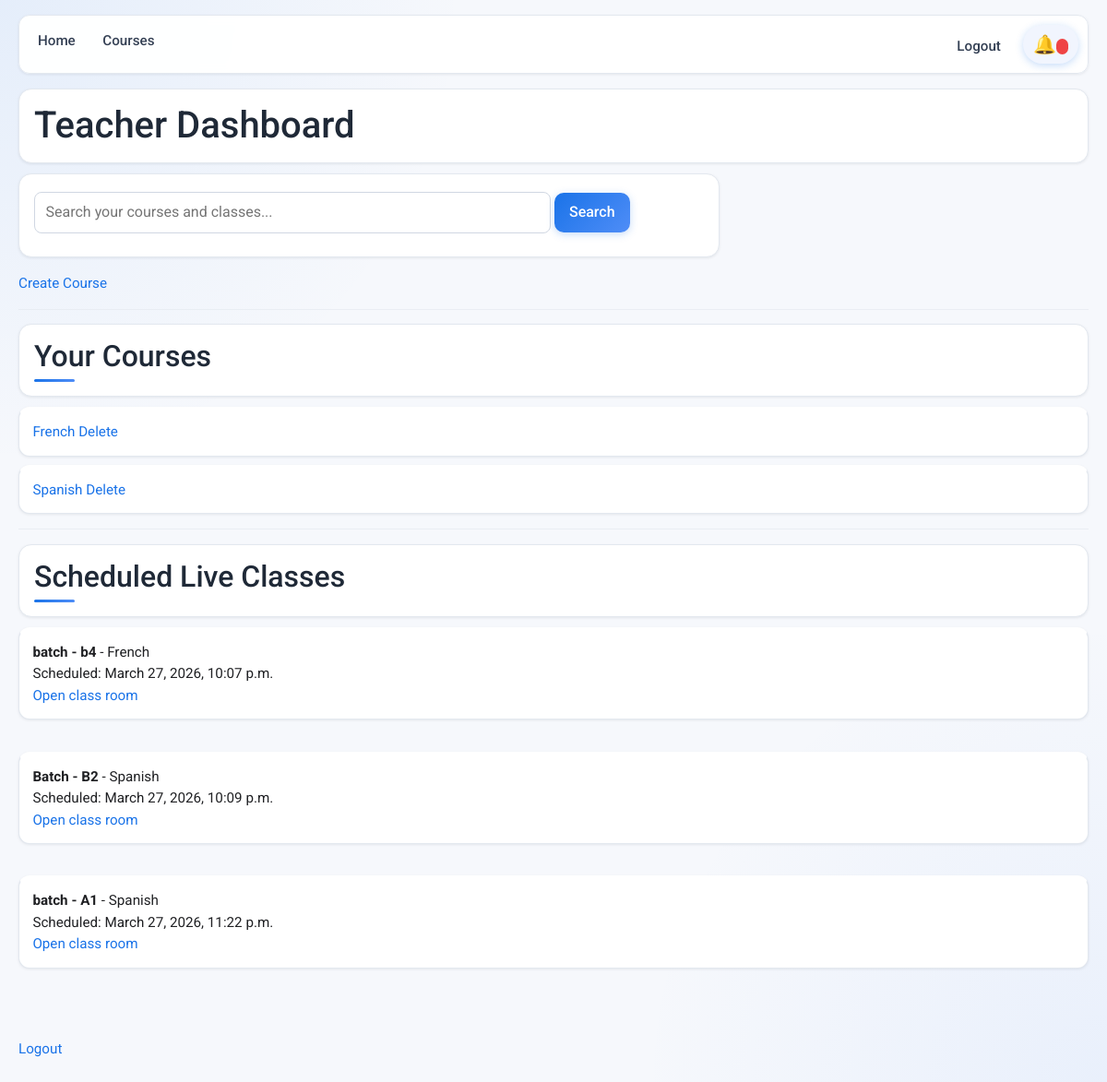
The page /teacher-dashboard/ (signed in) on the database its author committed.
### courses/models.py (models this page shows, shortened)
class Course(models.Model):
    title = models.CharField(max_length=200)
    description = models.TextField()
    course_code = models.CharField(max_length=20)
    created_by = models.ForeignKey(
        settings.AUTH_USER_MODEL,
        on_delete=models.CASCADE,
        limit_choices_to={'user_type': 'teacher'}
    )
    students = models.ManyToManyField(
        settings.AUTH_USER_MODEL,
        related_name='enrolled_courses',
        blank=True,
        limit_choices_to={'user_type': 'student'}
    )
    created_at = models.DateTimeField(auto_now_add=True)

class LiveClass(models.Model):
    course = models.ForeignKey(
        Course,
        on_delete=models.CASCADE,
        related_name="live_classes"
    )
    teacher = models.ForeignKey(
        settings.AUTH_USER_MODEL,
        on_delete=models.CASCADE,
        limit_choices_to={'user_type': 'teacher'}
    )
    title = models.CharField(max_length=200)
    scheduled_time = models.DateTimeField()
    room_name = models.CharField(max_length=200, unique=True, blank=True)

### users/views.py (the view)
# urls.py: path('teacher-dashboard/', views.teacher_dashboard, name='teacher_dashboard'),
@login_required
def teacher_dashboard(request):
    query = request.GET.get("q", "").strip()
    courses = Course.objects.filter(created_by=request.user).order_by("title")
    courses = _apply_word_search(
        courses,
        query,
        ["title", "description", "course_code"],
    )
    live_classes = list(
        LiveClass.objects.filter(course__in=courses)
        .select_related("course")
        .order_by("scheduled_time")
    )
    suggestions = _build_suggestions(courses, live_classes)
    return render(
        request,
        'teacher_dashboard.html',
        {
            'courses': courses,
            'live_classes': live_classes,
            'search_query': query,
            'search_suggestions': suggestions,
            'now': localtime(timezone.now()),
        },
    )

### users/views.py (called while the page is built, shortened)
def _apply_word_search(queryset, query, fields):
    if not query:
        return queryset

def _build_suggestions(courses, live_classes):
    suggestion_pool = []
    for course in courses:
        suggestion_pool.extend((course.title or "").split())
        suggestion_pool.extend((course.description or "").split())
        suggestion_pool.append(course.course_code or "")
    for live_class in live_classes:
        suggestion_pool.extend((live_class.title or "").split())
    suggestions = []
    seen = set()
    for token in suggestion_pool:
        cleaned = token.strip(".,!?()[]{}\"'").lower()
        if len(cleaned) < 2 or cleaned in seen:
            continue
        seen.add(cleaned)
        suggestions.append(cleaned)
    return sorted(suggestions)[:200]

### templates/teacher_dashboard.html (shortened to what this page needs)
{% extends "base.html" %}
{% block content %}
<h1>Teacher Dashboard</h1>
<form method="GET" style="margin-bottom: 16px;">
  <input
    type="text"
    name="q"
    value="{{ search_query }}"
    list="teacher-search-suggestions"
    placeholder="Search your courses and classes..."
    style="min-width: 320px;"
  />
  <button type="submit">Search</button>
</form>
<a href="{% url 'create_course' %}">Create Course</a>
<hr>
<h2>Your Courses</h2>
{% if courses %}
<ul>
  {% for course in courses %}
  <li>
    <a href="{% url 'course_detail' course.id %}"> {{ course.title }} </a>
    <a href="{% url 'delete_course' course.id %}">Delete</a>
  </li>
  {% endfor %}
</ul>
{% else %}
<p>No courses created yet.</p>
{% endif %}
<hr>
<h2>Scheduled Live Classes</h2>
{% if live_classes %}
<ul>
  {% for live_class in live_classes %}
    <li>
      <strong>{{ live_class.title }}</strong> - {{ live_class.course.title }}<br />
      Scheduled: {{ live_class.scheduled_time|date:"F j, Y, g:i a" }}<br />
      <a href="{% url 'join_live_class' live_class.id %}">Open class room</a>
    </li>
    <br />
  {% endfor %}
</ul>
{% else %}
<p>No live classes scheduled yet.</p>
{% endif %}
<br>
<a href="{% url 'logout' %}">Logout</a>
{% endblock %}

### users/static/css/theme.css (style rules this page uses)
:root { --app-bg: #f6f8fc; --app-card: #ffffff; --app-text: #202124; --app-muted: #5f6368; --app-border: #e3e8ef; --app-primary: #1a73e8; --app-primary-dark: #185abc; --app-shadow-soft: 0 1px 3px rgba(15, 23, 42, 0.08); --app-shadow-hover: 0 10px 20px rgba(30, 64, 175, 0.12); --app-radius: 14px; --app-gradient: linear-gradient(135deg, #1a73e8 0%, #4f8df7 100%); }
body { background: radial-gradient(circle at 0% 0%, rgba(26, 115, 232, 0.08), transparent 30%), radial-gradient(circle at 100% 100%, rgba(79, 141, 247, 0.08), transparent 30%), var(--app-bg); color: var(--app-text); font-family: "Roboto", "Segoe UI", Tahoma, Geneva, Verdana, sans-serif; margin: 0; padding: 16px 20px 28px; line-height: 1.55; animation: fadeSlideIn 0.35s ease-out; }
h1, h2, h3, h4 { color: #1f2937; margin-bottom: 0.7rem; font-weight: 500; position: relative; }
p, li, label, a, span, strong { font-size: 0.95rem; }
a { color: var(--app-primary); text-decoration: none; transition: color 0.18s ease; }
hr { border-color: var(--app-border); margin: 0.95rem 0; opacity: 0.65; }
form { background: var(--app-card); border: 1px solid var(--app-border); border-radius: var(--app-radius); box-shadow: var(--app-shadow-soft); padding: 1rem 1.05rem; margin-bottom: 1rem; max-width: 760px; transition: transform 0.25s ease, box-shadow 0.25s ease, border-color 0.25s ease; }
h2 { padding-bottom: 0.35rem; }
h2::after { content: ""; display: block; width: 44px; height: 3px; border-radius: 999px; margin-top: 0.35rem; background: var(--app-gradient); }
input[type="text"], input[type="password"], input[type="datetime-local"], input[type="file"], textarea, select { width: 100%; max-width: 560px; padding: 0.58rem 0.72rem; border: 1px solid #d0d7e2; border-radius: 8px; background: #fff; margin-top: 0.25rem; margin-bottom: 0.58rem; transition: border-color 0.2s ease, box-shadow 0.2s ease, transform 0.2s ease; }
button, input[type="submit"] { background: var(--app-gradient); color: #fff; border: none; border-radius: 10px; padding: 0.55rem 1rem; cursor: pointer; font-weight: 500; box-shadow: 0 2px 8px rgba(26, 115, 232, 0.25); transition: transform 0.22s ease, box-shadow 0.22s ease, background-color 0.22s ease, filter 0.22s ease; position: relative; overflow: hidden; }
ul { padding-left: 0; list-style: none; margin-bottom: 1rem; }
li { margin-bottom: 0.6rem; }
ul > li { background: var(--app-card); border: 1px solid var(--app-border); border-radius: 12px; padding: 0.8rem 0.9rem; box-shadow: var(--app-shadow-soft); transition: transform 0.22s ease, box-shadow 0.24s ease, border-color 0.22s ease, background-color 0.22s ease; border-top: 3px solid transparent; }
body > h1, body > h2, body > h3, body > h4, body > p, body > div, body > form, body > table { background: var(--app-card); border: 1px solid var(--app-border); border-radius: var(--app-radius); padding: 0.95rem 1rem; box-shadow: var(--app-shadow-soft); }
body > h1, body > h2, body > h3, body > h4 { margin-top: 0.35rem; }

### rows shown on the page
Course: title "French"
Course: title "Spanish"
LiveClass: title "batch - b4", course "French", scheduled_time "March 27, 2026, 10:07 p.m."
LiveClass: title "Batch - B2", course "Spanish", scheduled_time "March 27, 2026, 10:09 p.m."
LiveClass: title "batch - A1", course "Spanish", scheduled_time "March 27, 2026, 11:22 p.m."
